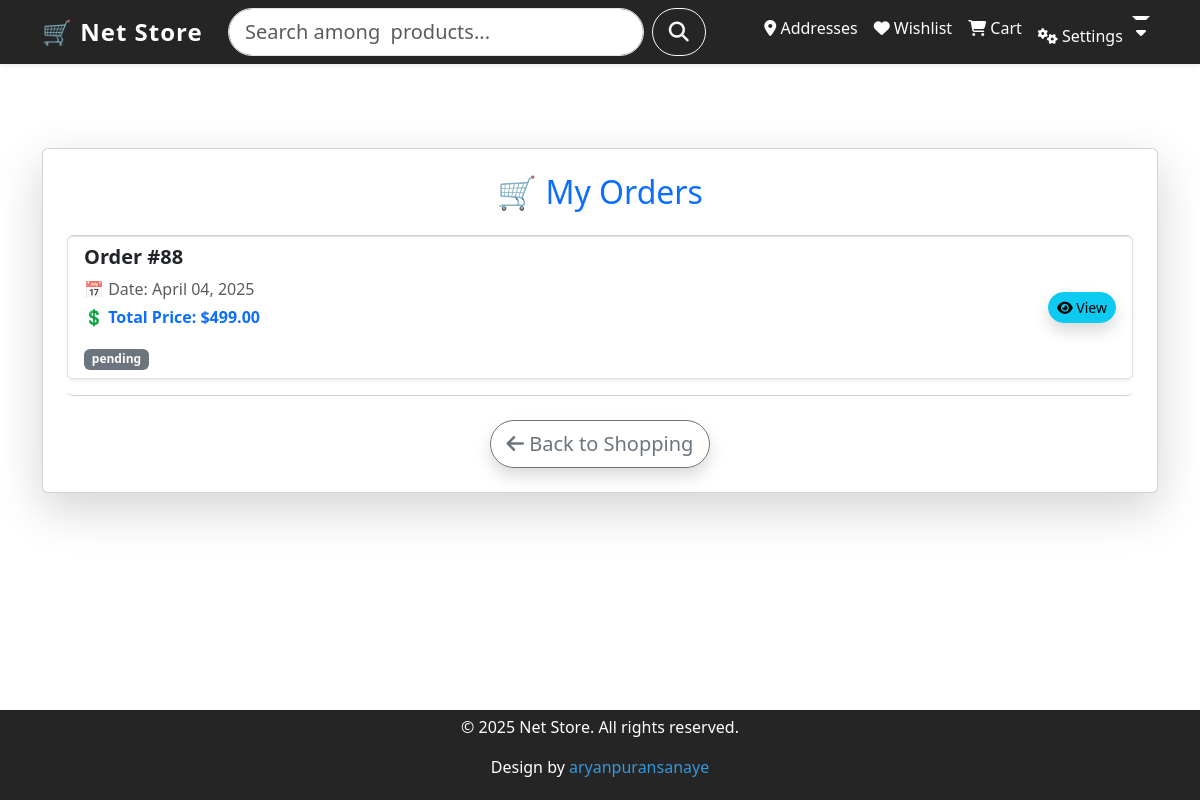
/cart/orders/ (signed in), run on an earlier commit of the app's database.
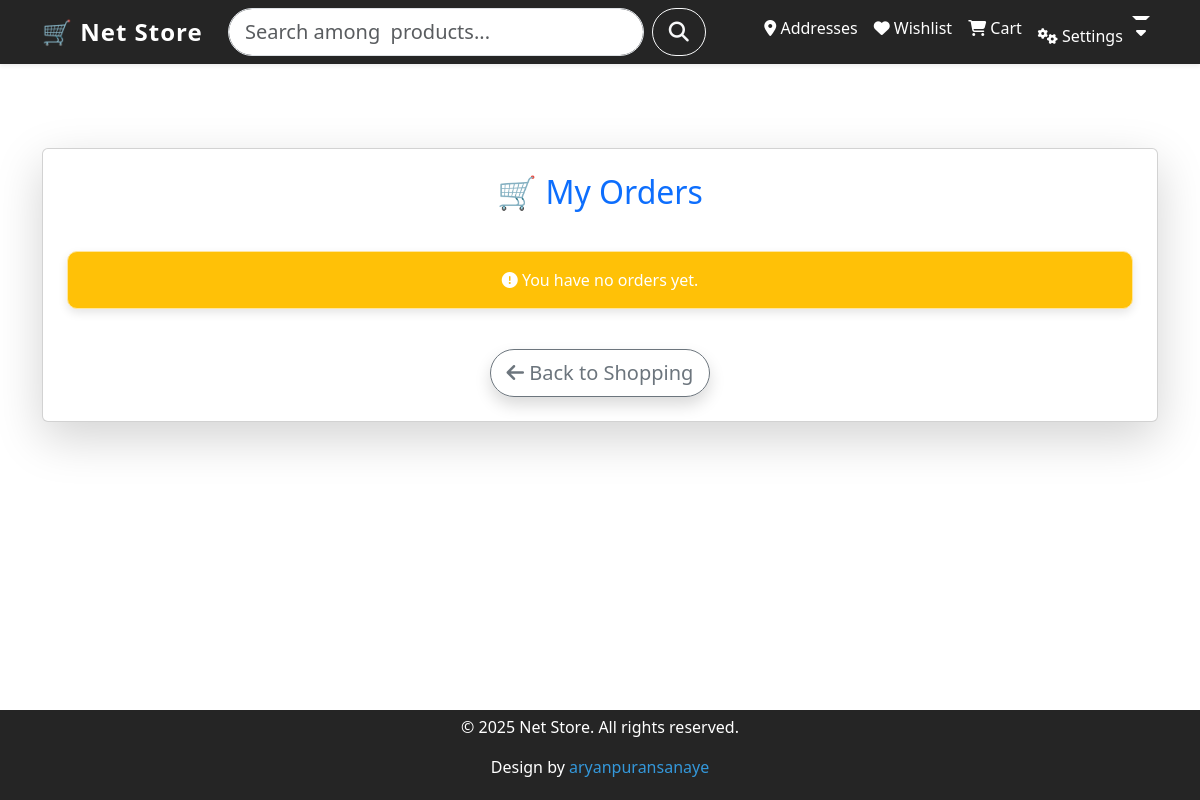
And on a later commit of the database.
### orders/models.py (models this page shows, shortened)
class Order(models.Model):
    CHOICES = [
        ("Pending", "Pending"),
        ("Shipped", "Shipped"),
        ("Delivered", "Delivered")
    ]
    customer = models.ForeignKey('customers.Customer', on_delete=models.CASCADE)
    total_price = models.DecimalField(max_digits=10, decimal_places=2, default=Decimal('0.00'), null=True, blank=True)
    final_price = models.DecimalField(max_digits=10, decimal_places=2, default=Decimal('0.00'), null=True, blank=True)
    discount_code = models.ForeignKey('DiscountByCode', null=True, blank=True, on_delete=models.SET_NULL)
    discount_percentage = models.FloatField(null=True, blank=True)
    created_at = models.DateTimeField(auto_now_add=True)
    status = models.CharField(max_length=20, choices=CHOICES, default="Pending")

### orders/views.py (the view)
# urls.py: path('orders/', CustomerOrderView.as_view(), name='orders'),
class CustomerOrderView(APIView):
    permission_classes = [IsAuthenticated]
    def get(self, request, order_id=None):
        customer = request.user.customer
        if order_id:
            order = get_object_or_404(Order, id=order_id, customer=customer)
            address = get_object_or_404(Address, customer=customer, is_active=True)
            return render(request, 'orders/order_detail.html', {'order': order, 'address': address})
        orders = Order.objects.filter(customer=customer)
        return render(request, 'orders/cart_detail.html', {'orders': orders})

### orders/templates/orders/cart_detail.html (shortened to what this page needs)
{% extends "base.html" %}
{% block content %}
<div class="container mt-5">
    <div class="card shadow-lg p-4 rounded-lg">
        <h2 class="text-center text-primary mb-4">🛒 My Orders</h2>
        {% if orders %}
            <ul class="list-group">
                {% for order in orders %}
                    <li class="list-group-item d-flex justify-content-between align-items-center shadow-sm rounded mb-3">
                        <div>
                            <h5 class="fw-bold">Order #{{ order.id }}</h5>
                            <p class="mb-1 text-muted">📅 Date: {{ order.created_at|date:"F d, Y" }}</p>
                            {% if order.discount_percentage > 0 %}
                                <p class="mb-1">
                                    <span class="text-danger fw-bold" style="text-decoration: line-through;">
                                        ${{ order.total_price|floatformat:2 }}
                                    </span>
                                    <span class="badge bg-danger ms-2">
                                        {{ order.discount_percentage }}% OFF
                                    </span>
                                </p>
                                <p class="fw-bold text-success">💲 Discounted Price: ${{ order.final_price|floatformat:2 }}</p>
                            {% else %}
                                <p class="fw-bold text-primary">💲 Total Price: ${{ order.total_price|floatformat:2 }}</p>
                            {% endif %}
                            <span class="badge
                                bg-{% if order.status == 'Pending' %}warning
                                   {% elif order.status == 'Completed' %}success
                                   {% else %}secondary
                                   {% endif %}">
                                {{ order.status }}
                            </span>
                        </div>
                        <div class="d-flex gap-2">
                            <a href="{% url 'orders:order-detail' order.id %}" class="btn btn-info btn-sm rounded-pill shadow">
                                <i class="fas fa-eye"></i> View
                            </a>
                        </div>
                    </li>
                {% endfor %}
            </ul>
        {% else %}
            <div class="alert alert-warning text-center mt-3">
                <i class="fas fa-exclamation-circle"></i> You have no orders yet.
            </div>
        {% endif %}
        <div class="d-flex justify-content-center mt-4">
            <a href="{% url 'products:home' %}" class="btn btn-outline-secondary btn-lg rounded-pill shadow">
                <i class="fas fa-arrow-left"></i> Back to Shopping
            </a>
        </div>
    </div>
</div>
{% endblock %}

What changed in the data, as far as the page shows it:
removed Order: id "88", created_at "April 04, 2025", total_price "499.00", status "pending"
Also different on the page:
text now shown: "You have no orders yet."
